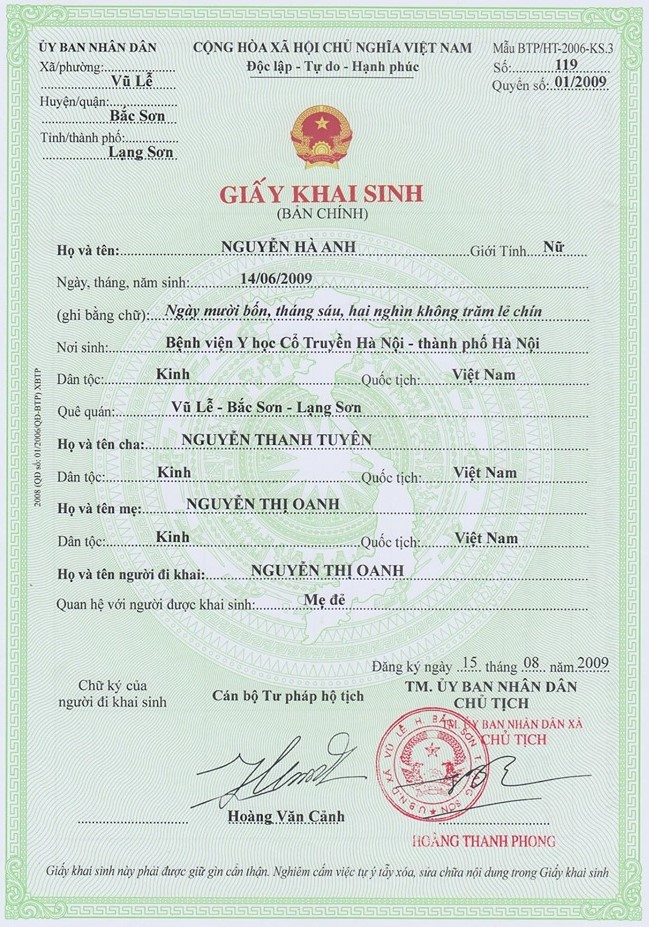
#> input picture Open_cv/photos/sample1.jpg, 649 x 927 px, found by its file name
$ python 'exact_text(1).py'
#> lines starting #> are read from the running program, lines starting #| are printed output that depends on the picture; after the words box and inside, x2 and y2 are one past the last pixel; in counts of white or black regions, pixels touching at a corner belong together
import cv2
import pytesseract

pytesseract.pytesseract.tesseract_cmd = r'C:\Program Files\Tesseract-OCR\tesseract.exe'

# Đường dẫn đến hình ảnh
image_path = r'D:\Test_Lab\Open_cv\photos\sample1.jpg'  # Đường dẫn đến ảnh

# Đọc hình ảnh từ file
image = cv2.imread(image_path)
#> image is the input picture: shape (927, 649, 3); mean B, G, R 213.3, 220.1, 208.9
if image is None:
    print("Error: Không thể đọc hình ảnh. Vui lòng kiểm tra đường dẫn.")
else:
    # Chuyển đổi sang ảnh xám
    gray_image = cv2.cvtColor(image, cv2.COLOR_BGR2GRAY)

    # Làm mịn ảnh (có thể sử dụng Gaussian Blur)
    blurred_image = cv2.GaussianBlur(gray_image, (5, 5), 0)
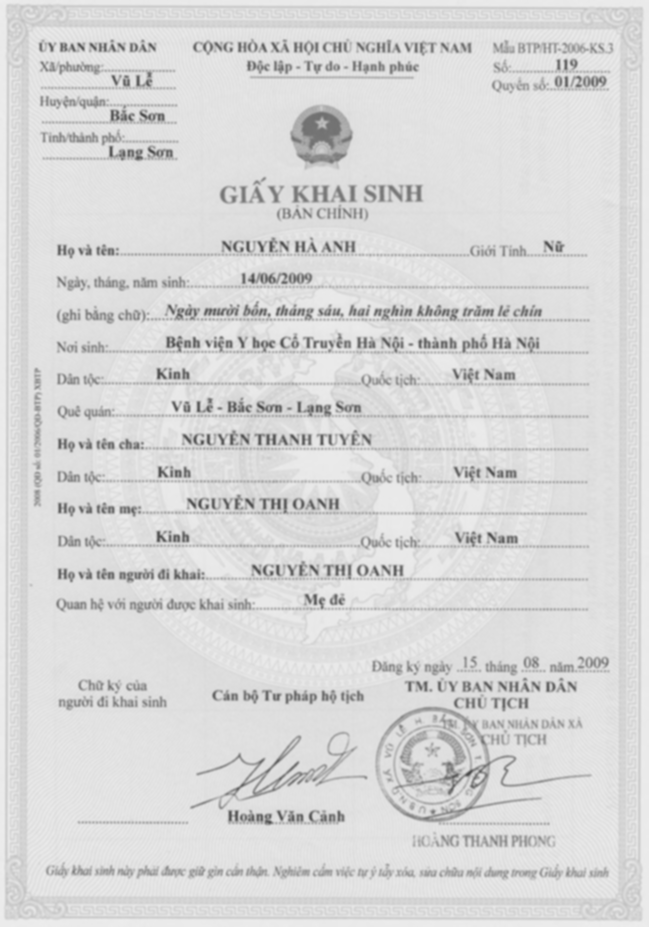
#> blurred_image: shape (927, 649); min 76, max 237, mean 215.9

    # Ngưỡng hóa ảnh (có thể sử dụng ngưỡng Otsu)
    _, thresh_image = cv2.threshold(blurred_image, 0, 255, cv2.THRESH_BINARY + cv2.THRESH_OTSU)
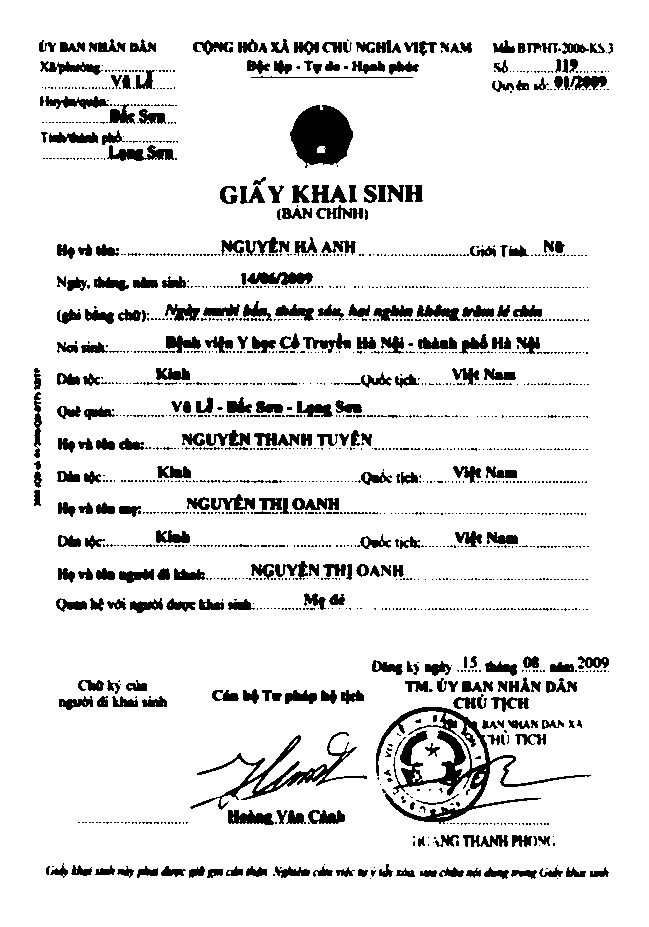
#> thresh_image: shape (927, 649); 89.7% white; 1803 black regions (1507 under 20 px), largest, box (x1, y1, x2, y2) and area: (376, 707, 591, 824) 4584, (290, 105, 353, 168) 2834, (190, 732, 367, 810) 2022

    # Trích xuất văn bản từ ảnh đã xử lý
    custom_config = r'--oem 3 --psm 6 -l vie'  # Cấu hình cho Tesseract
#> (the run stopped early here; a loop or call above may not have finished)

$ run again, with Open_cv/photos/sample2.jpg copied over Open_cv/photos/sample1.jpg
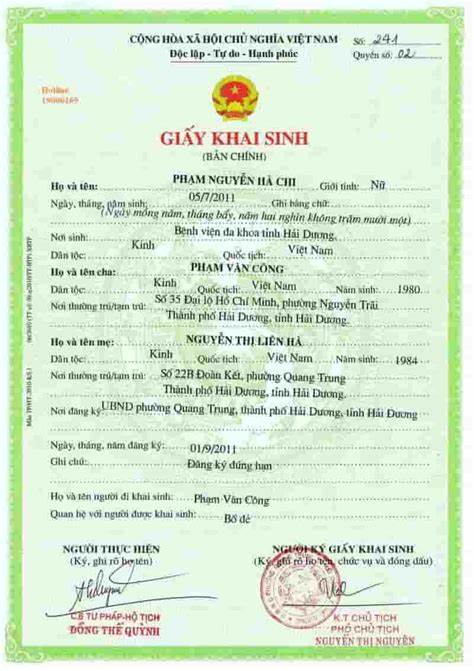
#> input picture Open_cv/photos/sample2.jpg, 474 x 671 px, found by its file name
#> image is the input picture: shape (671, 474, 3); mean B, G, R 207.7, 232.6, 213.7
#> `blurred_image = cv2.GaussianBlur(gray_image, (5, 5), 0)`:
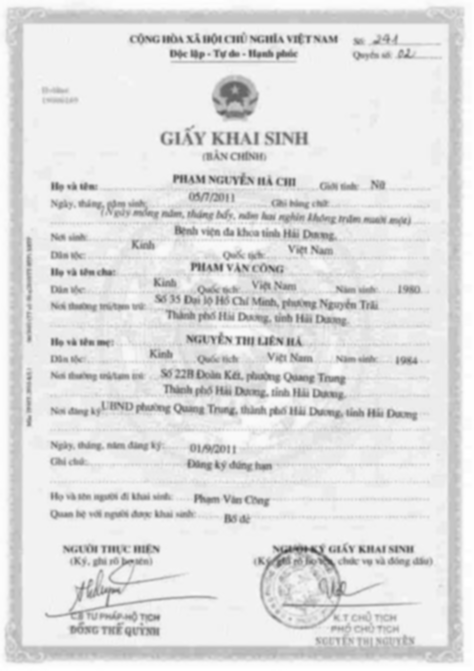
#> blurred_image: shape (671, 474); min 71, max 255, mean 224.1
#> `_, thresh_image = cv2.threshold(blurred_image, 0, 255, cv2.THRESH_BINA..`:
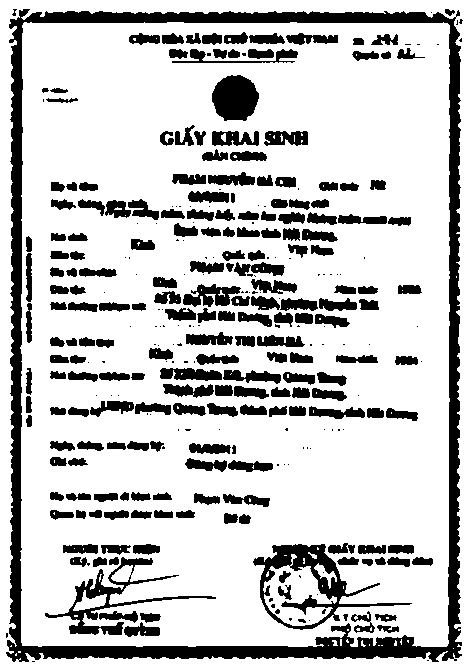
#> thresh_image: shape (671, 474); 78.3% white; 319 black regions (113 under 20 px), largest, box (x1, y1, x2, y2) and area: (6, 9, 462, 662) 23017, (253, 544, 412, 630) 3116, (45, 557, 216, 635) 2178
